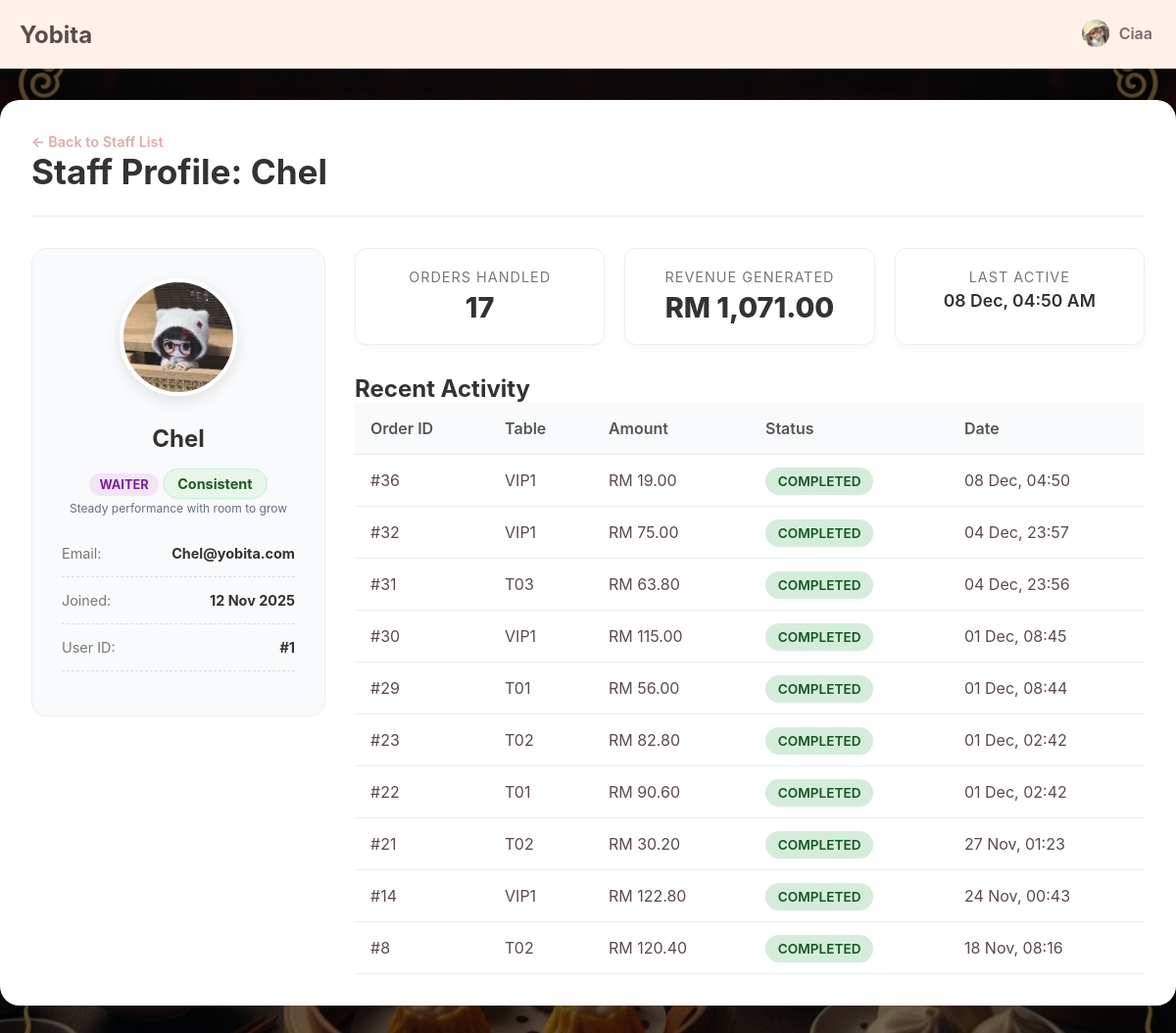
Before: /admin/staffDetail.php?id=1 (signed in) with the older database file.
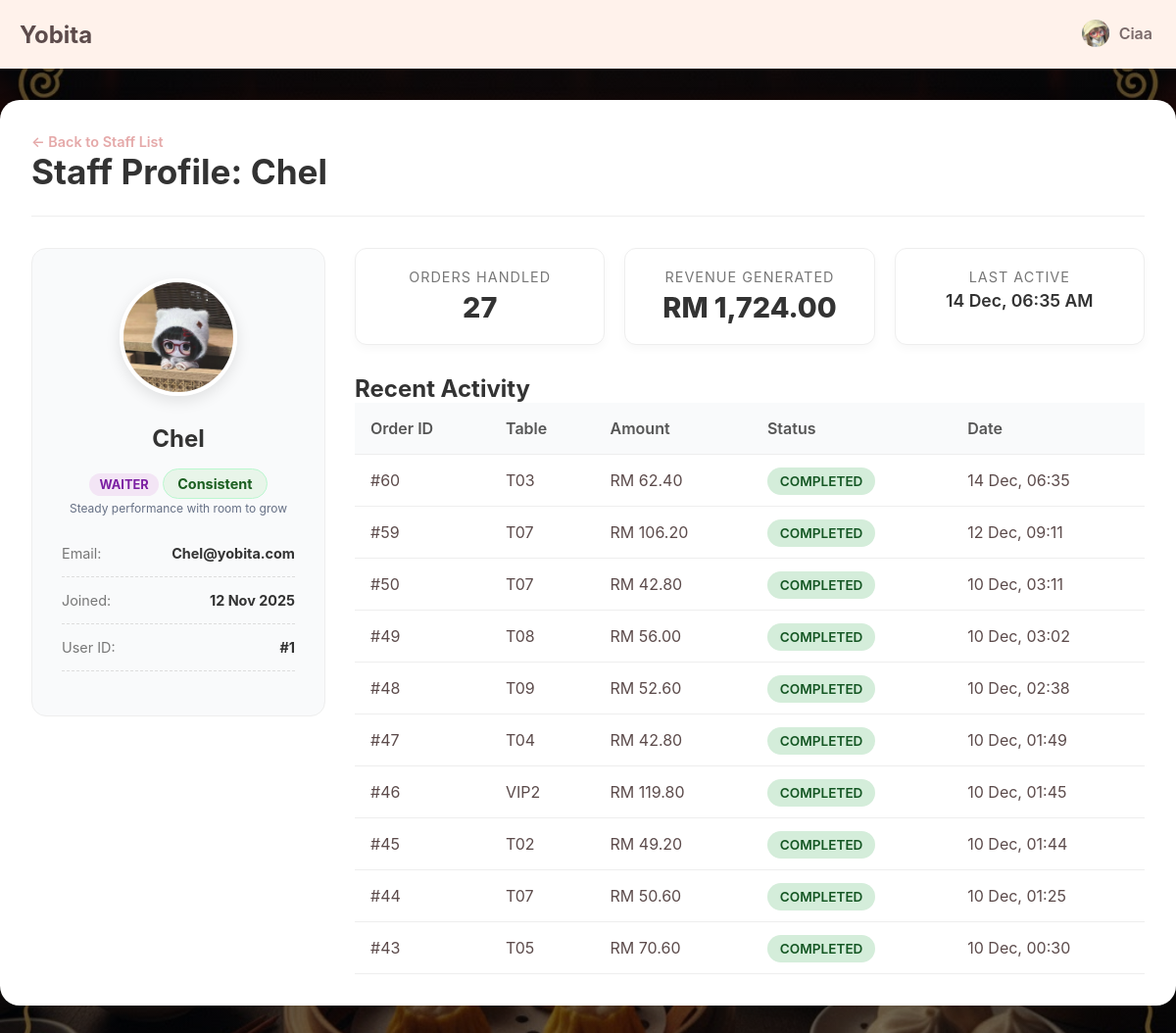
After: the same page with the newer database file.
### tables this page shows
CREATE TABLE `orders` (
  `id` int(10) UNSIGNED NOT NULL,
  `table_id` int(10) UNSIGNED NOT NULL,
  `user_id` int(10) UNSIGNED NOT NULL,
  `status` enum('pending','prepared','completed','cancelled') NOT NULL DEFAULT 'pending',
  `total_amount` decimal(10,2) DEFAULT 0.00,
  `created_at` timestamp NOT NULL DEFAULT current_timestamp()
);

CREATE TABLE `dining_tables` (
  `id` int(10) UNSIGNED NOT NULL,
  `table_number` varchar(10) NOT NULL,
  `capacity` int(11) NOT NULL DEFAULT 4,
  `status` enum('available','occupied','reserved') NOT NULL DEFAULT 'available'
);

### admin/staffDetail.php (the view, shortened to what the changed rows need)
<?php
require_once '../connection.php';
$waiter_id = (int)$_GET['id'];
$basePath = "../";
include '../_header.php';
try {
    $stmt = $pdo->prepare("SELECT * FROM staffs WHERE id = ?");
    $stmt->execute([$waiter_id]);
    $waiter = $stmt->fetch();
    $stmtStats = $pdo->prepare("
        SELECT
            COUNT(id) as total_orders,
            COALESCE(SUM(total_amount), 0) as total_revenue,
            MAX(created_at) as last_active
        FROM orders
        WHERE user_id = ?
    ");
    $stmtStats->execute([$waiter_id]);
    $stats = $stmtStats->fetch();
    $stmtOrders = $pdo->prepare("
        SELECT o.*, dt.table_number
        FROM orders o
        JOIN dining_tables dt ON o.table_id = dt.id
        WHERE o.user_id = ?
        ORDER BY o.created_at DESC
        LIMIT 10
    ");
    $stmtOrders->execute([$waiter_id]);
    $recent_orders = $stmtOrders->fetchAll();
} catch (PDOException $e) {
    die("Error: " . $e->getMessage());
}
?>
<link rel="stylesheet" href="<?php echo $basePath; ?>css/viewOrders.css">
<link rel="stylesheet" href="<?php echo $basePath; ?>css/manageStaff.css">
<main class="main-wrapper">
    <div class="admin-container">
        <div class="page-header">
            <h1>Staff Profile: <?php echo htmlspecialchars($waiter['username']); ?></h1>
        </div>
        <div class="waiter-detail-grid">
            <div class="profile-card">
                <h2><?php echo htmlspecialchars($waiter['username']); ?></h2>
            </div>
            <div class="stats-container">
                <div class="kpi-grid">
                    <div class="kpi-card">
                        <div class="kpi-label">Orders Handled</div>
                        <div class="kpi-value"><?php echo $stats['total_orders']; ?></div>
                    </div>
                    <div class="kpi-card">
                        <div class="kpi-label">Revenue Generated</div>
                        <div class="kpi-value">RM <?php echo number_format($stats['total_revenue'], 2); ?></div>
                    </div>
                    <div class="kpi-card">
                        <div class="kpi-label">Last Active</div>
                        <div class="kpi-value small">
                            <?php echo $stats['last_active'] ? date("d M, h:i A", strtotime($stats['last_active'])) : 'Never'; ?>
                        </div>
                    </div>
                </div>
                <div class="table-responsive">
                    <table>
                        <thead>
                            <tr>
                                <th>Order ID</th>
                                <th>Table</th>
                                <th>Amount</th>
                                <th>Status</th>
                                <th>Date</th>
                            </tr>
                        </thead>
                        <tbody>
                            <?php if (empty($recent_orders)): ?>
                                <tr><td colspan="5">No orders handled yet.</td></tr>
                            <?php else: ?>
                                <?php foreach ($recent_orders as $order): ?>
                                <tr>
                                    <td>#<?php echo $order['id']; ?></td>
                                    <td><?php echo $order['table_number']; ?></td>
                                    <td>RM <?php echo number_format($order['total_amount'], 2); ?></td>
                                    <td>
                                        <span class="status-badge status-<?php echo $order['status']; ?>">
                                            <?php echo ucfirst($order['status']); ?>
                                        </span>
                                    </td>
                                    <td><?php echo date("d M, H:i", strtotime($order['created_at'])); ?></td>
                                </tr>
                                <?php endforeach; ?>
                            <?php endif; ?>
                        </tbody>
                    </table>
                </div>
            </div>
        </div>
    </div>
</main>

Changed rows visible on the page:
no longer on this page (row unchanged): orders: id "36", table.table_number "VIP1", total_amount "19.00", status "COMPLETED", created_at "08 Dec, 04:50"
no longer on this page (row unchanged): orders: id "32", table.table_number "VIP1", total_amount "75.00", status "COMPLETED", created_at "04 Dec, 23:57"
no longer on this page (row unchanged): orders: id "31", table.table_number "T03", total_amount "63.80", status "COMPLETED", created_at "04 Dec, 23:56"
no longer on this page (row unchanged): orders: id "30", table.table_number "VIP1", total_amount "115.00", status "COMPLETED", created_at "01 Dec, 08:45"
no longer on this page (row unchanged): orders: id "29", table.table_number "T01", total_amount "56.00", status "COMPLETED", created_at "01 Dec, 08:44"
no longer on this page (row unchanged): orders: id "23", table.table_number "T02", total_amount "82.80", status "COMPLETED", created_at "01 Dec, 02:42"
no longer on this page (row unchanged): orders: id "22", table.table_number "T01", total_amount "90.60", status "COMPLETED", created_at "01 Dec, 02:42"
no longer on this page (row unchanged): orders: id "21", table.table_number "T02", total_amount "30.20", status "COMPLETED", created_at "27 Nov, 01:23"
no longer on this page (row unchanged): orders: id "14", table.table_number "VIP1", total_amount "122.80", status "COMPLETED", created_at "24 Nov, 00:43"
no longer on this page (row unchanged): orders: id "8", table.table_number "T02", total_amount "120.40", status "COMPLETED", created_at "18 Nov, 08:16"
added orders: id "60", table.table_number "T03", total_amount "62.40", status "COMPLETED", created_at "14 Dec, 06:35"
added orders: id "59", table.table_number "T07", total_amount "106.20", status "COMPLETED", created_at "12 Dec, 09:11"
added orders: id "50", table.table_number "T07", total_amount "42.80", status "COMPLETED", created_at "10 Dec, 03:11"
added orders: id "49", table.table_number "T08", total_amount "56.00", status "COMPLETED", created_at "10 Dec, 03:02"
added orders: id "48", table.table_number "T09", total_amount "52.60", status "COMPLETED", created_at "10 Dec, 02:38"
added orders: id "47", table.table_number "T04", total_amount "42.80", status "COMPLETED", created_at "10 Dec, 01:49"
added orders: id "46", table.table_number "VIP2", total_amount "119.80", status "COMPLETED", created_at "10 Dec, 01:45"
added orders: id "45", table.table_number "T02", total_amount "49.20", status "COMPLETED", created_at "10 Dec, 01:44"
added orders: id "44", table.table_number "T07", total_amount "50.60", status "COMPLETED", created_at "10 Dec, 01:25"
added orders: id "43", table.table_number "T05", total_amount "70.60", status "COMPLETED", created_at "10 Dec, 00:30"
Other visible differences:
$stats['total_orders']: "17" → "27"
$stats['total_revenue']: "1,071.00" → "1,724.00"
date("d M, h:i A", strtotime($stats['last_active'])): "08 Dec, 04:50 AM" → "14 Dec, 06:35 AM"
